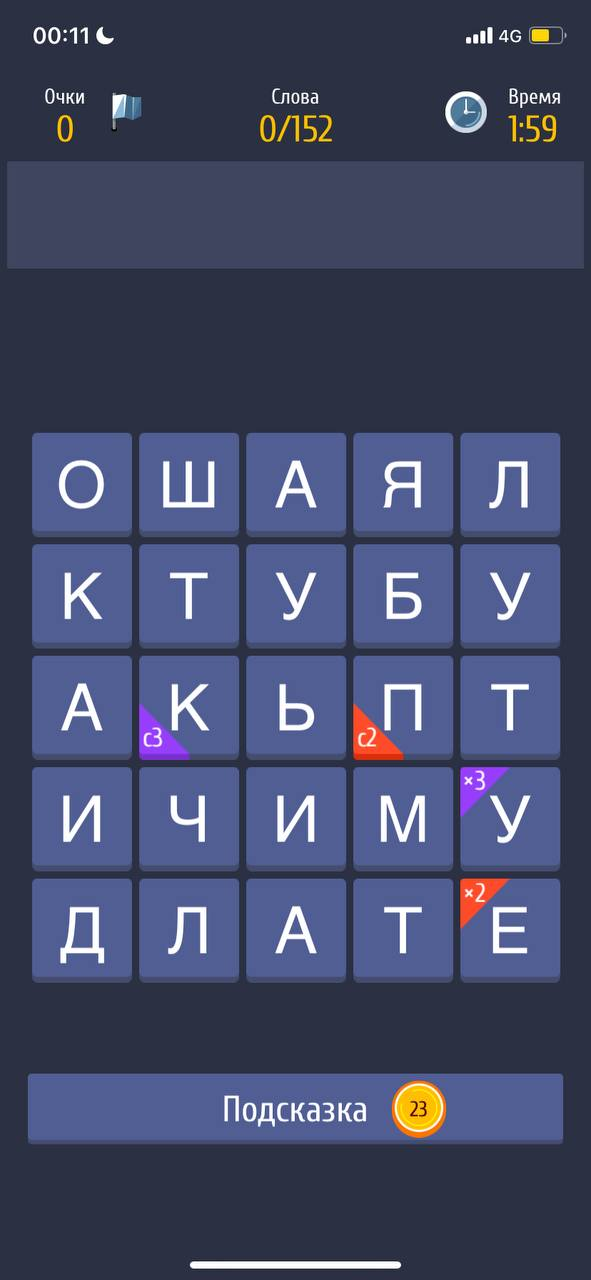
#> input picture orig.jpg, 591 x 1280 px
$ python extract.py
#> lines starting #> are read from the running program, lines starting #| are printed output that depends on the picture; after the words box and inside, x2 and y2 are one past the last pixel; in counts of white or black regions, pixels touching at a corner belong together
import cv2
import numpy as np

# Load image, grayscale, median blur, sharpen image
image = cv2.imread('orig.jpg')
#> image is the input picture: shape (1280, 591, 3); mean B, G, R 103.3, 73.1, 66.6
gray = cv2.cvtColor(image, cv2.COLOR_BGR2GRAY)
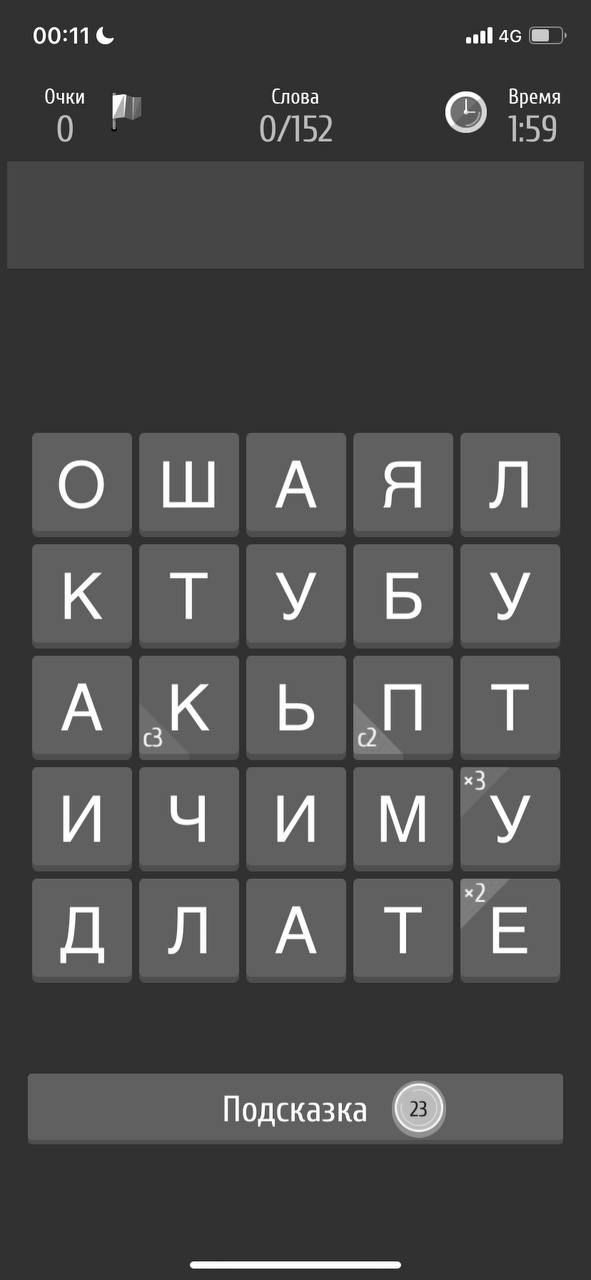
#> gray: shape (1280, 591); min 1, max 255, mean 74.7
blur = cv2.medianBlur(gray, 5)
sharpen_kernel = np.array([[-1,-1,-1], [-1,9,-1], [-1,-1,-1]])
sharpen = cv2.filter2D(blur, -1, sharpen_kernel)
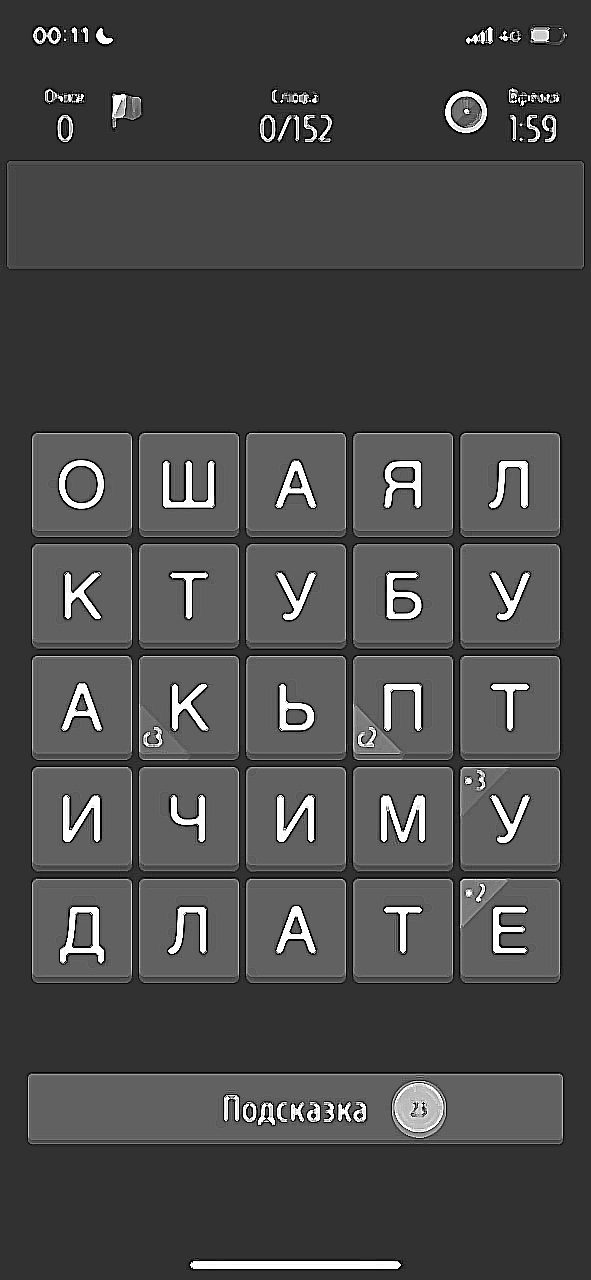
#> sharpen: shape (1280, 591); min 0, max 255, mean 73.7

# Threshold and morph close
thresh = cv2.threshold(sharpen, 160, 255, cv2.THRESH_BINARY_INV)[1]
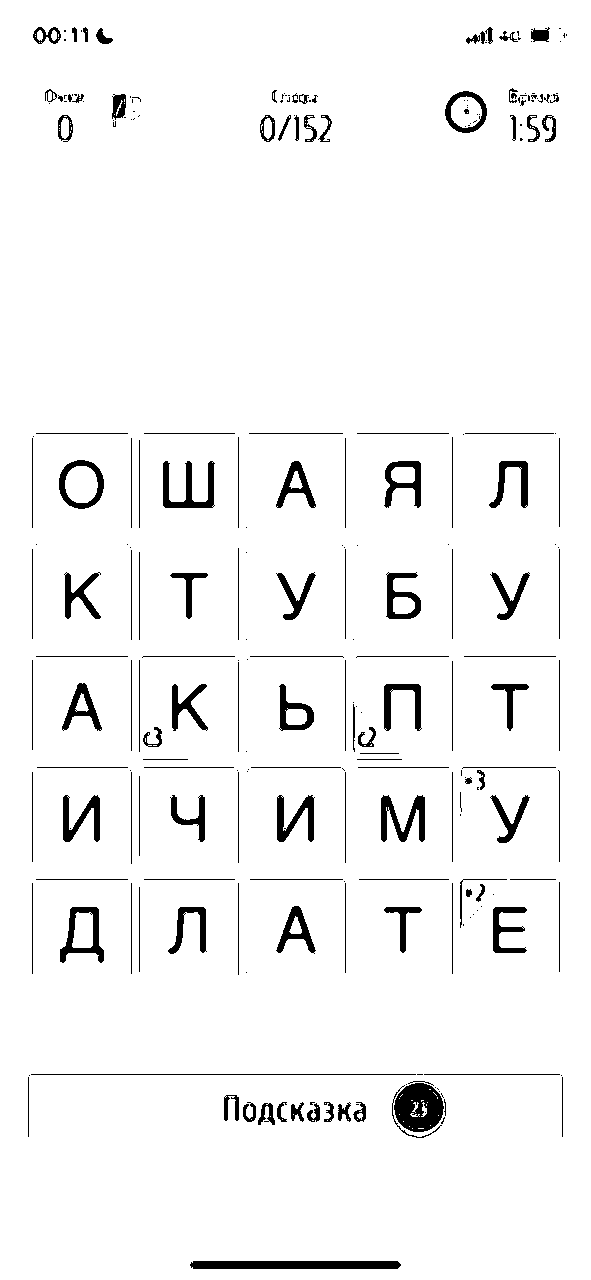
#> thresh: shape (1280, 591); 95.7% white; 257 black regions (114 under 20 px), largest, box (x1, y1, x2, y2) and area: (394, 1083, 444, 1132) 1766, (190, 1261, 401, 1269) 1664, (163, 461, 215, 508) 1039
kernel = cv2.getStructuringElement(cv2.MORPH_RECT, (3,3))
close = cv2.morphologyEx(thresh, cv2.MORPH_CLOSE, kernel, iterations=2)
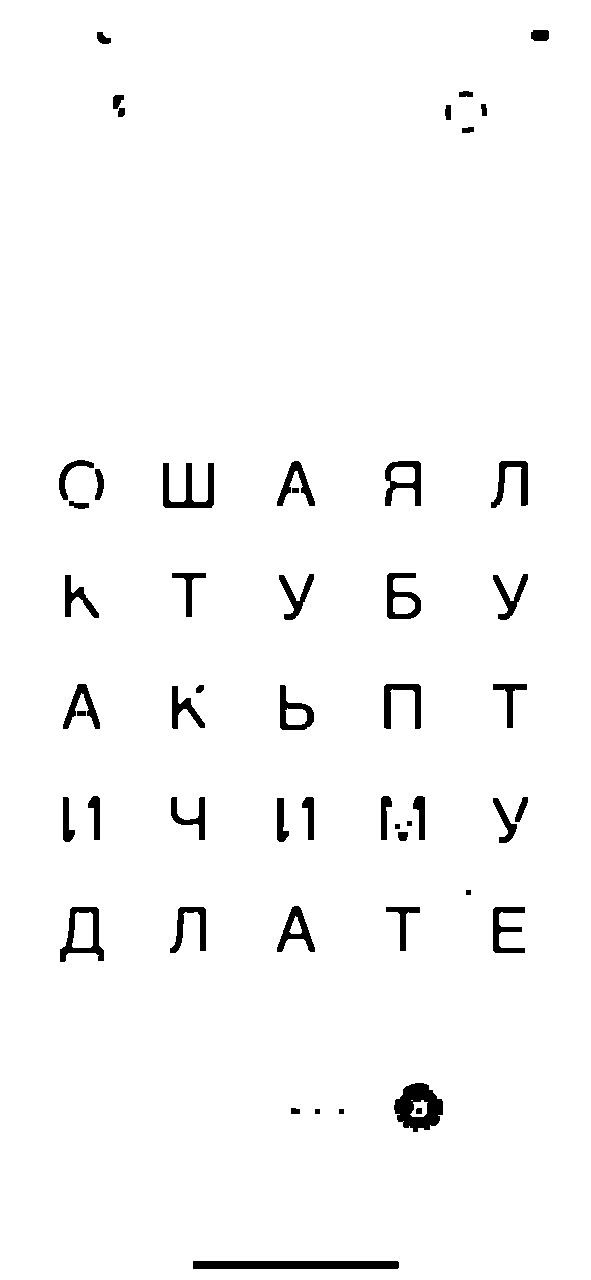
#> close: shape (1280, 591); 97.4% white; 52 black regions

# Find contours and filter using threshold area
cnts = cv2.findContours(close, cv2.RETR_EXTERNAL, cv2.CHAIN_APPROX_SIMPLE)
#> cnts = 1 contour; box (x1, y1, x2, y2) and area: (0, 0, 591, 1280) 754610
cnts = cnts[0] if len(cnts) == 2 else cnts[1]
#> cnts = [[[0, 0], [0, 1279], [590, 1279], [590, 0]]]

min_area = 100
max_area = 1500
image_number = 0
for c in cnts:
    area = cv2.contourArea(c)
    if area > min_area and area < max_area:
        x,y,w,h = cv2.boundingRect(c)
        ROI = image[y:y+h, x:x+w]
        cv2.imwrite('ROI_{}.png'.format(image_number), ROI)
        cv2.rectangle(image, (x, y), (x + w, y + h), (36,255,12), 2)
        image_number += 1
#> this loop made 1 pass
#> (c, area) on pass 1: ([[0, 0], [0, 1279], [590, 1279], [590, 0]], 754610)
#> after the loop, image_number = 0

cv2.imshow('sharpen', sharpen)
cv2.imshow('close', close)
cv2.imshow('thresh', thresh)
cv2.imshow('image', image)
cv2.waitKey()
